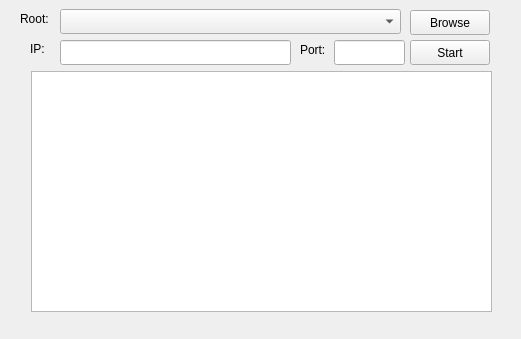
<?xml version="1.0" encoding="UTF-8"?>
<ui version="4.0">
 <class>Widget</class>
 <widget class="QWidget" name="Widget">
  <property name="geometry">
   <rect>
    <x>0</x>
    <y>0</y>
    <width>521</width>
    <height>339</height>
   </rect>
  </property>
  <property name="windowTitle">
   <string>Widget</string>
  </property>
  <widget class="QTextBrowser" name="textBrowser">
   <property name="geometry">
    <rect>
     <x>31</x>
     <y>71</y>
     <width>461</width>
     <height>241</height>
    </rect>
   </property>
  </widget>
  <widget class="QComboBox" name="directoryBox">
   <property name="geometry">
    <rect>
     <x>60</x>
     <y>9</y>
     <width>341</width>
     <height>25</height>
    </rect>
   </property>
  </widget>
  <widget class="QLineEdit" name="lineEdit_IP">
   <property name="geometry">
    <rect>
     <x>60</x>
     <y>40</y>
     <width>231</width>
     <height>25</height>
    </rect>
   </property>
  </widget>
  <widget class="QLineEdit" name="lineEdit_Port">
   <property name="geometry">
    <rect>
     <x>334</x>
     <y>40</y>
     <width>71</width>
     <height>25</height>
    </rect>
   </property>
  </widget>
  <widget class="QPushButton" name="btn_Browse">
   <property name="geometry">
    <rect>
     <x>410</x>
     <y>10</y>
     <width>80</width>
     <height>25</height>
    </rect>
   </property>
   <property name="text">
    <string>Browse</string>
   </property>
  </widget>
  <widget class="QPushButton" name="btn_Start">
   <property name="geometry">
    <rect>
     <x>410</x>
     <y>40</y>
     <width>80</width>
     <height>25</height>
    </rect>
   </property>
   <property name="text">
    <string>Start</string>
   </property>
   <property name="checkable">
    <bool>true</bool>
   </property>
  </widget>
  <widget class="QLabel" name="label">
   <property name="geometry">
    <rect>
     <x>300</x>
     <y>40</y>
     <width>31</width>
     <height>17</height>
    </rect>
   </property>
   <property name="text">
    <string>Port:</string>
   </property>
   <property name="alignment">
    <set>Qt::AlignBottom|Qt::AlignLeading|Qt::AlignLeft</set>
   </property>
  </widget>
  <widget class="QLabel" name="label_2">
   <property name="geometry">
    <rect>
     <x>30</x>
     <y>40</y>
     <width>16</width>
     <height>17</height>
    </rect>
   </property>
   <property name="text">
    <string>IP:</string>
   </property>
  </widget>
  <widget class="QLabel" name="label_3">
   <property name="geometry">
    <rect>
     <x>20</x>
     <y>10</y>
     <width>35</width>
     <height>17</height>
    </rect>
   </property>
   <property name="text">
    <string>Root:</string>
   </property>
  </widget>
 </widget>
 <layoutdefault spacing="6" margin="11"/>
 <resources/>
 <connections/>
</ui>
